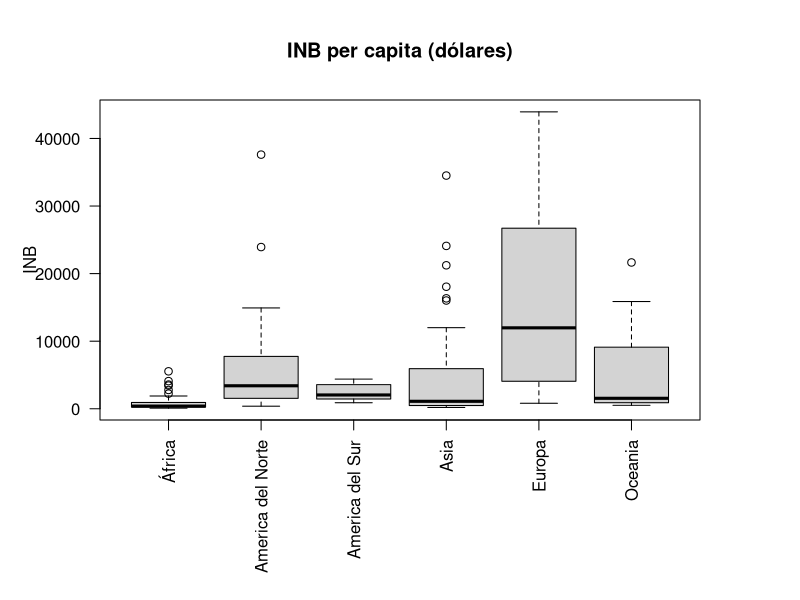

Recreate this plot in R.
# 	
#		ESTADISTICA PARA INGENIEROS - PROYECTO 1
#
#		ACTIVIDAD 2
#
# 			Gráficos descriptivos de las variables por continente:
#				- Histograma:
#						- Población total
#						- Nacimientos anuales 
#				- Diagrama de caja:
#						- Tasa de mortalidad menores de 5 años
#						- Tasa de mortalidad menores de 1 año
#						- INB per capita
#						- Esperanza de vida al nacer
#
#			Continentes:
#				- Africa
#				- America del Norte
#				- America del Sur
#				- Asia
#				- Europa
#				- Oceania
#
#		A2_INBperCapita.R:
#			Script para graficar variable "INB per capita (dólares)".
#
#		AUTORES:
#			- Jose Acevedo 13-10006
#			- Pablo Betancourt 13-10147

datosUnicef <- read.csv2("Unicef.csv", fileEncoding="latin1", check.names=FALSE)

# Extracción de datos
INB_Africa <- as.numeric(unlist(subset(datosUnicef, Continente=="Africa")["INB per capita (dolares)"]))
INB_AmericaDelNorte <- as.numeric(unlist(subset(datosUnicef, Continente=="America del Norte")["INB per capita (dolares)"]))
INB_AmericaDelSur <- as.numeric(unlist(subset(datosUnicef, Continente=="America del Sur")["INB per capita (dolares)"]))
INB_Asia <- as.numeric(unlist(subset(datosUnicef, Continente=="Asia")["INB per capita (dolares)"]))
INB_Europa <- as.numeric(unlist(subset(datosUnicef, Continente=="Europa")["INB per capita (dolares)"]))
INB_Oceania <- as.numeric(unlist(subset(datosUnicef, Continente=="Oceania")["INB per capita (dolares)"]))

# Creación de diagramas de caja por continente
pdf("A2_Boxplot3_INBperCapita.pdf")
par(mar=c(9,5,5,5))
boxplot(
	INB_Africa,
	INB_AmericaDelNorte,
	INB_AmericaDelSur,
	INB_Asia,
	INB_Europa,
	INB_Oceania,
	las=2,
	main="INB per capita (dólares)",
	ylab="INB",
	names=c("África",
			"America del Norte",
			"America del Sur",
			"Asia",
			"Europa",
			"Oceania")
)